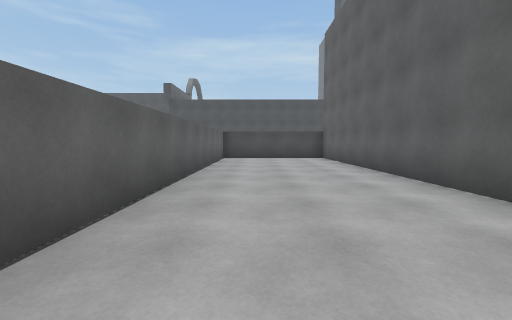
[1] (above)

16 first-person views from a walk through a scene from a Unity 3-D project. The camera is 1.2 m above the floor, tilts 4° down and sees 90° across. The floor is counted in squares, 2 m on a side. Each view is taken from the middle of a square. On the plan, view 1 faces up. The plan holds only what a view shows up to about 9 squares ahead; the rest is blank. The place goes on beyond the plan. The player character is not drawn.

[2]
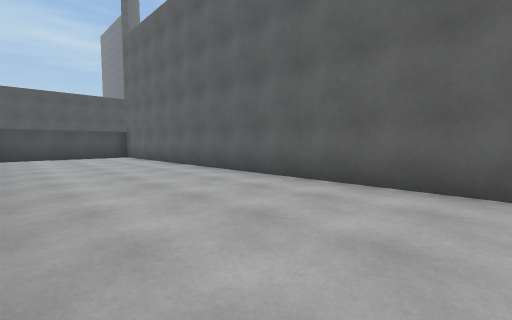

[3]
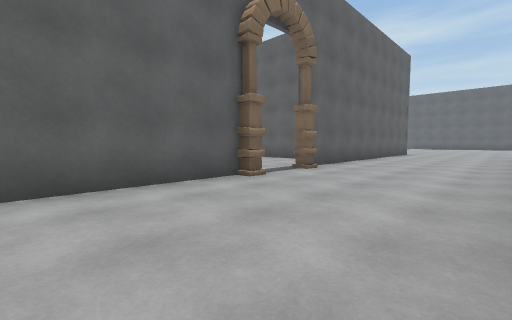

[4]
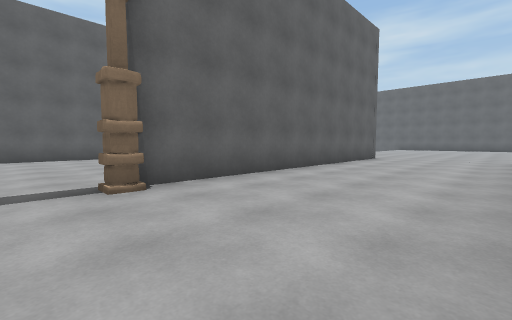

[5]
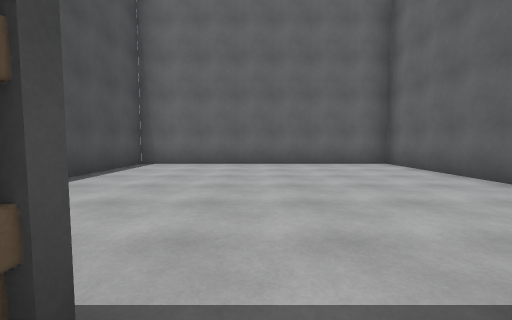

[6]
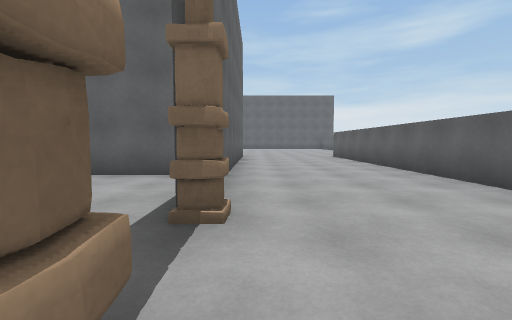

[7]
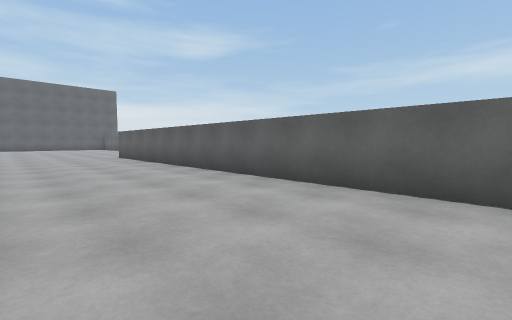

[8]
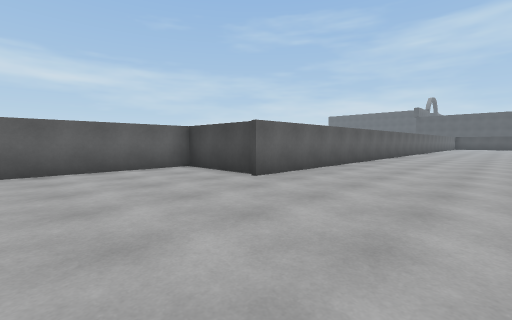

[9]
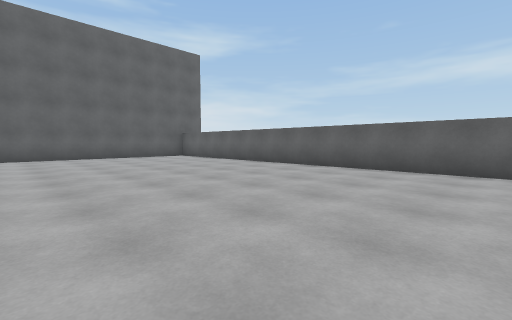

[10]
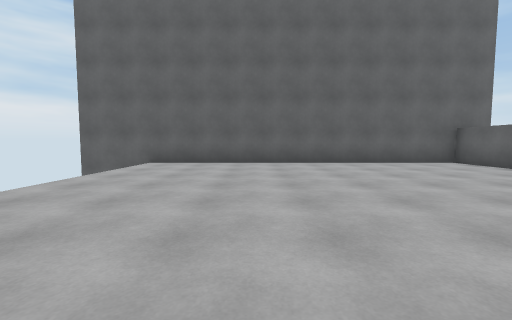

[11]
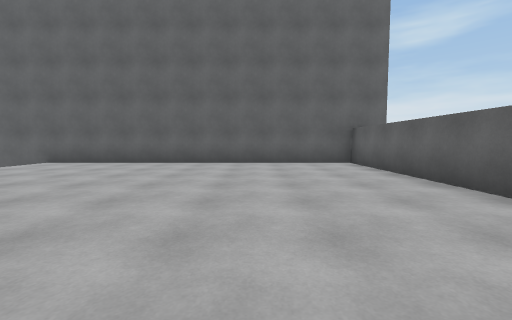

[12]
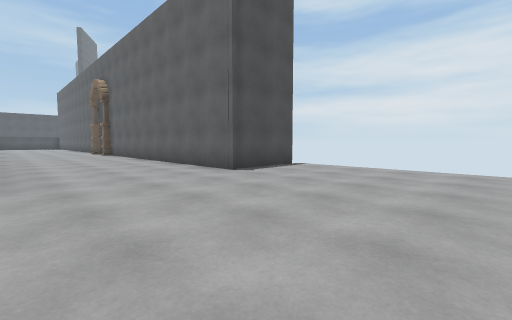

[13]
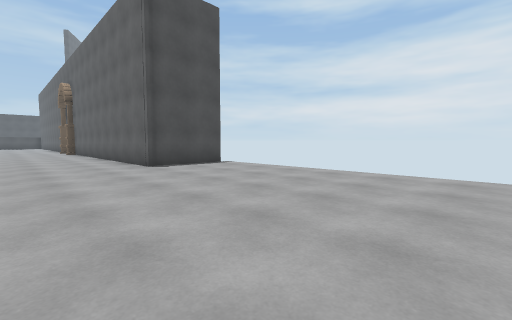

[14]
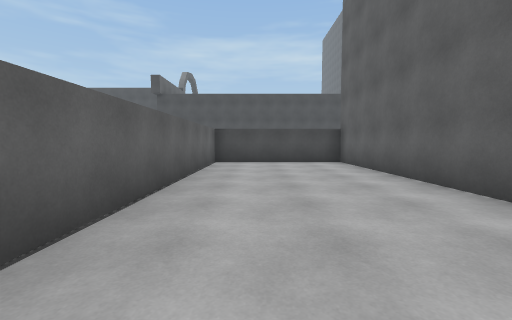

[15]
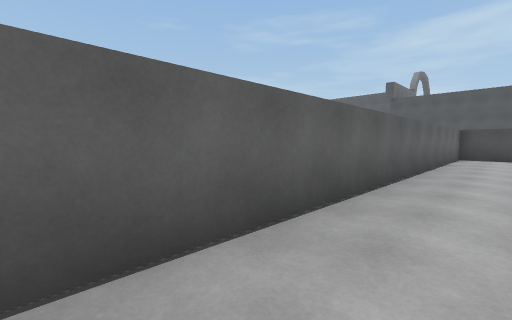

[16]
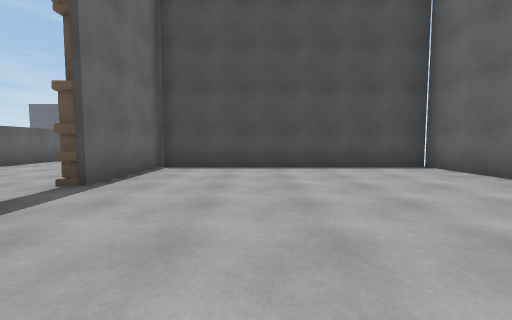

### Floor plan
Points are (right, up) in squares from view 1. A wall is a line through its corners. A room is listed if a view was taken in it or the views show most of it. See-through windows are left out.
Room 1 (views 1, 2, 3, 4, 5, 6, 7, 8, 9, 10, 11, 12, 13, 14, 15)
walls: (2.5, -12.9) (2.5, -4.3); (4.9, -12.6) (2.5, -12.6); (2.1, -4.3) (2.1, -3.8); (2.3, -4.3) (2.3, -3.9) (2.7, -3.9); (2.3, -3.9) (2.7, -3.9); (2.3, -2.5) (2.3, -2); (2.7, -2.5) (2.3, -2.5) (2.3, -2.1); (2.5, -2.1) (2.5, 9.7) (-1.2, 9.7) (-1.2, -12.6) (-3.8, -12.6) (-3.8, -24.4) (7, -24.4)
ways out: opening at (3, -3) to room 2
Room 2 (view 16)
walls: (3.4, -6.6) (9.1, -6.6) (9.1, 0.2) (2.8, 0.2); (2.7, 0.5) (2.7, -2.5)
ways out: opening at (3, -3) to room 1

Where each view was taken, in squares from view 1:
view 1: 0 up, 0 right, facing up
view 2: 1 down, 1 left, facing up-right
view 3: 1 up, 1 left, facing down-right
view 4: 3 down, 1 left, facing down-right
view 5: 3 down, 2 right, facing right
view 6: 2 down, 2 right, facing down
view 7: 2 down, 2 right, facing down-left
view 8: 16 down, 2 right, facing up-left
view 9: 14 down, 2 right, facing down-left
view 10: 17 down, 2 right, facing down
view 11: 17 down, 1 left, facing down
view 12: 17 down, 1 left, facing up-right
view 13: 19 down, 0 right, facing up-right
view 14: 2 up, 0 right, facing up
view 15: 1 down, 0 right, facing up-left
view 16: 6 down, 5 right, facing up
